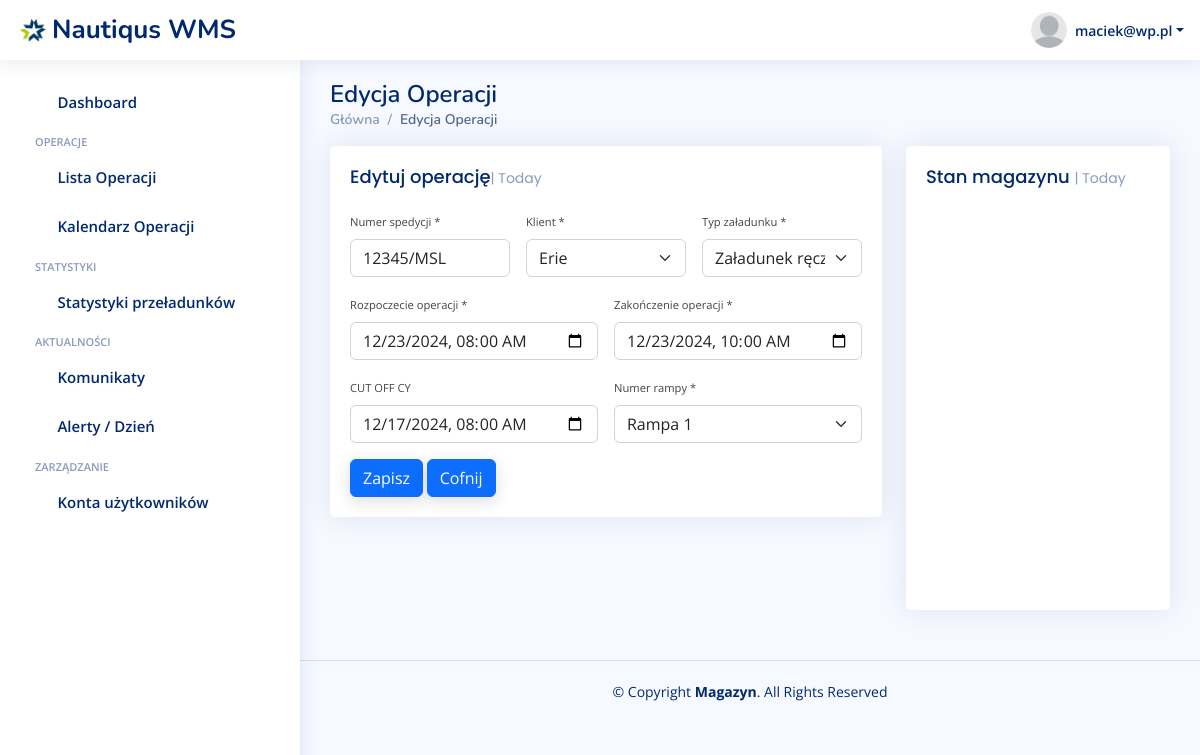
Page /operacje/edytuj/7 (signed in) on the committed database.
### warehouse/models.py (models this page shows, shortened)
class CustomUser(AbstractUser):
    ROLE_CHOICES = [
        ('spedytor', 'Spedytor'),
        ('magazynier', 'Magazynier'),
    ]
    role = models.CharField(max_length=20, choices=ROLE_CHOICES, default='spedytor')

class Operation(models.Model):
    OPERATION_CHOICES = [
        ('pallets_loading', 'Załadunek paletowy'),
        ('manual_loading', 'Załadunek ręczny'),
        ('unloading', 'Rozładunek'),
    ]
    RAMP_CHOICES = [
        ('ramp1', 'Rampa 1'),
        ('ramp2', 'Rampa 2'),
        ('ramp3', 'Rampa 3'),
    ]
    STATUS_CHOICES = [
        ('pending', 'Do akceptacji'),
        ('accepted', 'Zaakceptowany'),
    ]
    CUSTOMER_CHOICES = [
        ('erie', 'Erie'),
        ('laktopol', 'Laktopol'),
        ('geti', 'Geti'),
        ('huzar', 'Huzar'),
    ]
    user = models.ForeignKey(
        CustomUser,  # Odwołanie do wbudowanego modelu użytkownika
        on_delete=models.CASCADE,  # Usunięcie użytkownika usuwa jego instancje
        related_name='created_objects',  # Opcjonalnie: alias do odwołania
        verbose_name='Utworzone przez'
    )
    start_time = models.DateTimeField()
    end_time = models.DateTimeField()
    cut_off = models.DateTimeField(blank=True, null=True)
    operation_type = models.CharField(
        max_length=15,
        choices=OPERATION_CHOICES,
        default='loading',
        verbose_name="Typ operacji"
    )
    ramp_number = models.CharField(
        max_length=15,
        choices=RAMP_CHOICES,
        default='ramp1',
        verbose_name="Numer rampy"
    )
    status = models.CharField(
        max_length=15,
        choices=STATUS_CHOICES,
        default='pending',
        verbose_name="Status"
    )
    spedition_number = models.CharField(max_length=15)
    customer = models.CharField(
        max_length=20,
        choices=CUSTOMER_CHOICES,
        verbose_name="Klient"
    )

### warehouse/views.py (the view, shortened to what this page needs)
# urls.py: path('operacje/edytuj/<int:operation_pk>', views.operation_edit, name='edit_operation'),
@login_required
def operation_edit(request, operation_pk):
    operation = Operation.objects.get(pk=operation_pk)
    context = {'today_date': datetime.now().strftime("%Y-%m-%d"),
               'operation': operation}
    return render(request, 'warehouse/operation-edit.html', context)

### warehouse/templates/warehouse/operation-edit.html (shortened to what this page needs)
{% extends 'base.html' %}
{% load static %}
{% static "" as staticUrl %}
{% block content %}
<main id="main" class="main">
    <div class="pagetitle">
        <h1>Edycja Operacji</h1>
        <nav>
            <ol class="breadcrumb">
                <li class="breadcrumb-item"><a href="index-panel.html">Główna</a></li>
                <li class="breadcrumb-item active">Edycja Operacji</li>
            </ol>
        </nav>
    </div>
    <section class="section dashboard">
        <div class="row">
            <div class="col-lg-8">
                <div class="row">
                    <div class="col-12">
                        <div class="card recent-sales overflow-auto">
                            <div class="filter">
                                <a class="icon" href="#" data-bs-toggle="dropdown"><i class="bi bi-three-dots"></i></a>
                            </div>
                            <div class="card-body">
                                <h5 class="card-title">Edytuj operację<span>| Today</span></h5>
                                <form class="row g-3" method="POST" action="/operacje/edytuj/{{ operation.pk }}">
                                    <div class="col-md-4">
                                        <label for="inputEmail4" class="form-label">Numer spedycji *</label>
                                        <input value="{{ operation.spedition_number }}" type="text" class="form-control" id="inputEmail4" name="spedition_number">
                                    </div>
                                    <div class="col-md-4">
                                        <label for="inputState" class="form-label">Klient *</label>
                                        <select name="customer" id="inputState" class="form-select">
                                            <option {% if operation.customer == "erie" %}selected{% endif %} value="erie">Erie</option>
                                        </select>
                                    </div>
                                    <div class="col-md-4">
                                        <label for="inputState" class="form-label">Typ załadunku *</label>
                                        <select name="operation_type" id="inputState" class="form-select">
                                            <option {% if operation.operation_type == "manual_loading" %}selected{% endif %} value="manual_loading">Załadunek ręczny</option>
                                        </select>
                                    </div>
                                    <div class="col-md-6">
                                        <label for="inputEmail4" class="form-label">Rozpoczecie operacji *</label>
                                        <input name="start_date" value="{{ operation.start_time|date:"Y-m-d" }}T{{ operation.start_time|date:"H:i" }}" type="datetime-local" class="form-control" id="inputEmail4">
                                    </div>
                                    <div class="col-md-6">
                                        <label for="inputEmail4" class="form-label">Zakończenie operacji *</label>
                                        <input name="end_date" value="{{ operation.end_time|date:"Y-m-d" }}T{{ operation.end_time|date:"H:i" }}" type="datetime-local" class="form-control" id="inputEmail4">
                                    </div>
                                    <div class="col-md-6">
                                        <label for="inputEmail4" class="form-label">CUT OFF CY</label>
                                        <input name="cut_off" value="{{ operation.cut_off|date:"Y-m-d" }}T{{ operation.cut_off|date:"H:i" }}" type="datetime-local" class="form-control" id="inputEmail4">
                                    </div>
                                       <div class="col-md-6">
                                        <label for="inputState" class="form-label">Numer rampy *</label>
                                        <select id="inputState" class="form-select" name="ramp_number">
                                            <option {% if operation.ramp_number == "ramp1" %}selected{% endif %} value="ramp1">Rampa 1</option>
                                        </select>
                                    </div>
                                    <div class="col-12">
                                        <button type="submit" class="btn btn-primary">Zapisz</button>
                                        <a href="/operacje/{{ operation.pk }}" class="btn btn-primary">Cofnij</a>
                                    </div>
                                </form>
                            </div>
                        </div>
                    </div>
                </div>
            </div>
            <div class="col-lg-4">
                <div class="card">
                    <div class="filter">
                        <a class="icon" href="#" data-bs-toggle="dropdown"><i class="bi bi-three-dots"></i></a>
                    </div>
                    <div class="card-body pb-0">
                        <h5 class="card-title">Stan magazynu <span>| Today</span></h5>
                        <div id="trafficChart" style="min-height: 400px;" class="echart"></div>
                    </div>
                </div>
            </div>
        </div>
    </section>
</main>
{% endblock %}

### warehouse/templates/base.html (shortened to what this page needs)
{% load static %}
<!DOCTYPE html>
<html lang="en">
<head>
    <link rel="stylesheet" href="{% static 'warehouse/assets-panel/vendor/boxicons/css/boxicons.min.css' %}">
    <link rel="stylesheet" href="{% static 'warehouse/assets-panel/vendor/quill/quill.snow.css' %}">
    <link rel="stylesheet" href="{% static 'warehouse/assets-panel/vendor/quill/quill.bubble.css' %}">
    <link rel="stylesheet" href="{% static 'warehouse/assets-panel/vendor/remixicon/remixicon.css' %}">
    <link rel="stylesheet" href="{% static 'warehouse/assets-panel/vendor/simple-datatables/style.css' %}">
    <link rel="stylesheet" href="{% static 'warehouse/time-shedule/assets/css/style.css' %}">
    <link rel="stylesheet" href="{% static 'warehouse/assets-panel/css/style.css' %}">
    <link rel="stylesheet" href="{% static 'warehouse/assets-panel/vendor/bootstrap/css/bootstrap.min.css' %}">
    <link rel="stylesheet" href="{% static 'warehouse/assets-panel/vendor/bootstrap-icons/bootstrap-icons.css' %}">
</head>
<body>
<header id="header" class="header fixed-top d-flex align-items-center">
    <div class="d-flex align-items-center justify-content-between">
        <a href="/" class="logo d-flex align-items-center">
            <img src="{% static 'warehouse/assets/img/nautiqus-logo.jpeg' %}">
            <span class="d-none d-lg-block">Nautiqus WMS</span>
        </a>
        <i class="bi bi-list toggle-sidebar-btn"></i>
    </div>
    <nav class="header-nav ms-auto">
        <ul class="d-flex align-items-center">
            <li class="nav-item dropdown pe-3">
                <a class="nav-link nav-profile d-flex align-items-center pe-0" href="#" data-bs-toggle="dropdown">
                    <img src="{% static 'warehouse/assets/img/blank-head.png' %}">
                    <span class="d-none d-md-block dropdown-toggle ps-2">{{ user.email }}</span>
                </a>
            </li>
        </ul>
    </nav>
</header>
<aside id="sidebar" class="sidebar">
    <ul class="sidebar-nav " id="sidebar-nav">
        <li class="nav-item ">
            <a class="nav-link collapsed" href="/">
                <i class="bi bi-grid"></i>
                <span>Dashboard</span>
            </a>
        </li>
        <li class="nav-heading">OPERACJE</li>
      <li class="nav-item">
        <a class="nav-link collapsed" href="/operacje/moje">
          <i class="bi bi-layout-text-window-reverse"></i>
          <span>Lista Operacji</span>
        </a>
      </li>
        <li class="nav-item">
            <a class="nav-link collapsed" data-bs-target="#operation-calendar-nav" data-bs-toggle="collapse" href="#">
              <i class="bi bi-calendar3"></i><span>Kalendarz Operacji</span><i class="bi bi-chevron-down ms-auto"></i>
            </a>
        </li>
        <li class="nav-heading">Statystyki</li>
      <li class="nav-item">
        <a class="nav-link collapsed" href="/statystyki">
          <i class="bi bi-graph-up-arrow"></i>
          <span>Statystyki przeładunków</span>
        </a>
      </li>
    <li class="nav-heading">Aktualności</li>
        <li class="nav-item">
        <a class="nav-link collapsed" href="/komunikaty">
          <i class="bi bi-chat-left-dots"></i>
          <span>Komunikaty</span>
        </a>
      </li>
                <li class="nav-item">
        <a class="nav-link collapsed" href="/alerty">
          <i class="bi bi-exclamation-triangle"></i>
          <span>Alerty / Dzień</span>
        </a>
      </li>
      <li class="nav-heading">Zarządzanie</li>
      <li class="nav-item">
        <a class="nav-link collapsed" href="/uzytkownicy">
          <i class="bi bi-person"></i>
          <span>Konta użytkowników</span>
        </a>
      </li>
    </ul>
</aside>
{% block content %}
{% endblock %}
<footer id="footer" class="footer">
    <div class="copyright">
        &copy; Copyright <strong><span>Magazyn</span></strong>. All Rights Reserved
    </div>
    <div class="credits">
    </div>
</footer>
</body>
</html>

### warehouse/static/warehouse/assets-panel/css/style.css (style rules this page uses)
:root { scroll-behavior: smooth; }
body { font-family: "Open Sans", sans-serif; background: #f6f9ff; color: #444444; }
a { color: #4154f1; text-decoration: none; }
h1, h2, h3, h4, h5, h6 { font-family: "Nunito", sans-serif; }
#main { margin-top: 60px; padding: 20px 30px; transition: all 0.3s; }
.pagetitle { margin-bottom: 10px; }
.pagetitle h1 { font-size: 24px; margin-bottom: 0; font-weight: 600; color: #012970; }
.card { margin-bottom: 30px; border: none; border-radius: 5px; box-shadow: 0px 0 30px rgba(1, 41, 112, 0.1); }
.card-title { padding: 20px 0 15px 0; font-size: 18px; font-weight: 500; color: #012970; font-family: "Poppins", sans-serif; }
.card-title span { color: #899bbd; font-size: 14px; font-weight: 400; }
.card-body { padding: 0 20px 20px 20px; }
.breadcrumb { font-size: 14px; font-family: "Nunito", sans-serif; color: #899bbd; font-weight: 600; }
.breadcrumb a { color: #899bbd; transition: 0.3s; }
.breadcrumb .breadcrumb-item::before { color: #899bbd; }
.breadcrumb .active { color: #51678f; font-weight: 600; }
.logo { line-height: 1; }
@media (min-width: 1200px) { .logo { width: 280px; } }
.logo img { max-height: 26px; margin-right: 6px; }
.logo span { font-size: 26px; font-weight: 700; color: #012970; font-family: "Nunito", sans-serif; }
.header { transition: all 0.5s; z-index: 997; height: 60px; box-shadow: 0px 2px 20px rgba(1, 41, 112, 0.1); background-color: #fff; padding-left: 20px; }
.header .toggle-sidebar-btn { font-size: 32px; padding-left: 10px; cursor: pointer; color: #012970; }
.header-nav ul { list-style: none; }
.header-nav>ul { margin: 0; padding: 0; }
.header-nav .nav-profile { color: #012970; }
.header-nav .nav-profile img { max-height: 36px; }
.header-nav .nav-profile span { font-size: 14px; font-weight: 600; }
.sidebar { position: fixed; top: 60px; left: 0; bottom: 0; width: 300px; z-index: 996; transition: all 0.3s; padding: 20px; overflow-y: auto; scrollbar-width: thin; scrollbar-color: #aab7cf transparent; box-shadow: 0px 0px 20px rgba(1, 41, 112, 0.1); background-color: #fff; }
@media (min-width: 1200px) { #main, #footer { margin-left: 300px; } }
.sidebar-nav { padding: 0; margin: 0; list-style: none; }
.sidebar-nav li { padding: 0; margin: 0; list-style: none; }
.sidebar-nav .nav-item { margin-bottom: 5px; }
.sidebar-nav .nav-heading { font-size: 11px; text-transform: uppercase; color: #899bbd; font-weight: 600; margin: 10px 0 5px 15px; }
.sidebar-nav .nav-link { display: flex; align-items: center; font-size: 15px; font-weight: 600; color: #4154f1; transition: 0.3; background: #f6f9ff; padding: 10px 15px; border-radius: 4px; }
.sidebar-nav .nav-link i { font-size: 16px; margin-right: 10px; color: #4154f1; }
.sidebar-nav .nav-link.collapsed { color: #012970; background: #fff; }
.sidebar-nav .nav-link.collapsed i { color: #899bbd; }
.sidebar-nav .nav-link .bi-chevron-down { margin-right: 0; transition: transform 0.2s ease-in-out; }
.dashboard .filter { position: absolute; right: 0px; top: 15px; }
.dashboard .filter .icon { color: #aab7cf; padding-right: 20px; padding-bottom: 5px; transition: 0.3s; font-size: 16px; }
.dashboard .recent-sales { font-size: 14px; }
.footer { padding: 20px 0; font-size: 14px; transition: all 0.3s; border-top: 1px solid #cddfff; }
.footer .copyright { text-align: center; color: #012970; }
.footer .credits { padding-top: 5px; text-align: center; font-size: 13px; color: #012970; }

### rows in the picture
CustomUser: email "maciek@wp.pl"
Operation: spedition_number "12345/MSL", customer "Erie", operation_type "Załadunek ręczny", start_date "12/23/2024 08:00", end_date "12/23/2024 10:00", cut_off "12/17/2024 08:00", ramp_number "Rampa 1"
